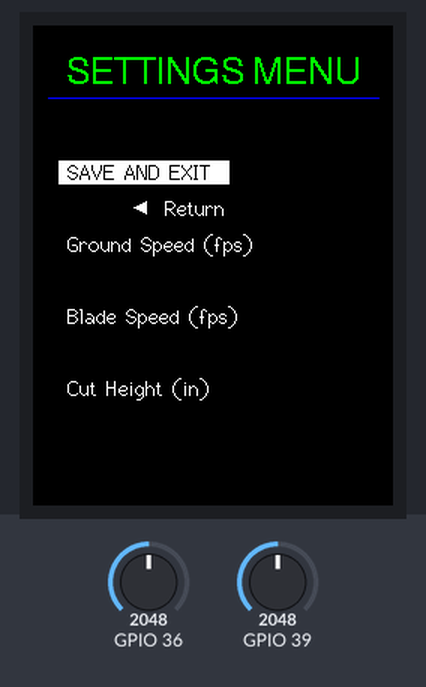
Recording of a sketch running on a simulated ESP32. Parts: 240×320 colour display. The inputs (shaded band) are chosen by the test bench; at power-on: GPIO 39 = 2048, GPIO 36 = 2048. What the sketch prints to the serial monitor is not drawn.

Above: at 1.4 s.
1.5 s: GPIO 39 set to 2177
4.5 s: GPIO 39 set to 2315
At 5.0 s:
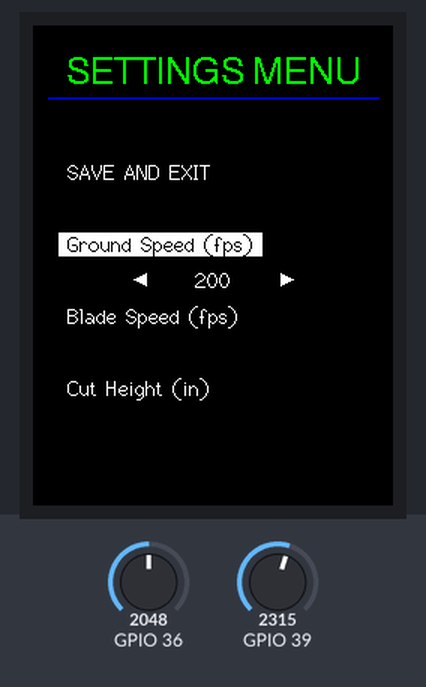
At 6.7 s:
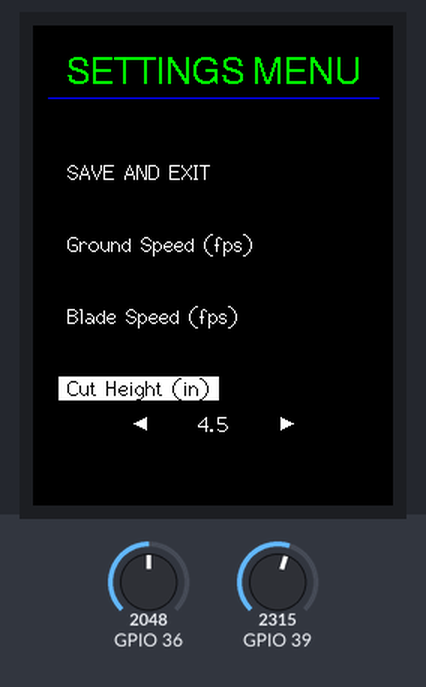
7.0 s: GPIO 36 set to 2866
9.8 s: GPIO 39 set to 1896
12.1 s: GPIO 39 set to 1805
At 14.5 s:
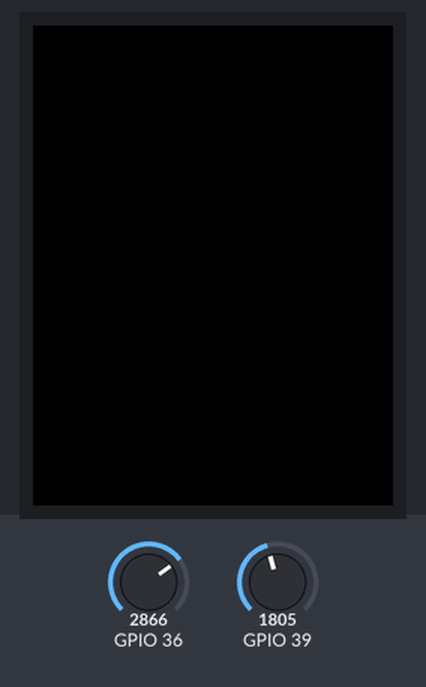
15.1 s: GPIO 36 set to 2300
16.9 s: GPIO 36 set to 2192
Timing chart, 0 to 19.8 s (numbered marks = the images above; inputs shaded):
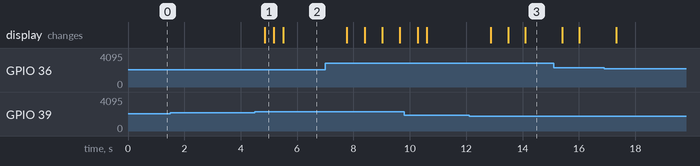

Measured:
- the behaviour switches between 2248 and 2249 on GPIO 39 (found by bisection; images 0 and 1)
- the behaviour switches between 1848 and 1847 on GPIO 39 (found by bisection; images 2 and 3)
- after the input at 1.5 s, every drawn part: stays the same
- after the input at 4.5 s, the display: changes after 0.34 s (image 1)
- after the input at 12.1 s, the display: first changes after 0.77 s (image 3 shows a later state)

The sketch:

tft_final_v1.ino
```cpp
#include <TFT_eSPI.h> // Hardware-specific library
#include <SPI.h> //enable spi for screen communication
#include <string.h>//plan to convert floats to strings and pad with " " to eliminate extra pixels

////////////////
///////  Joysticks (2 variable(s): navjoy and drivejoy)
////////////////
struct joystick
{
  int XPIN, YPIN; //gpio for input from joystick
  int X0, Y0, xval, yval;   //calibration and current values
  int THRESH_MOVE, THRESH_ZERO; //min to count as move and max to count as return to center
};

joystick navjoy={36, 39, 0, 0, 0, 0, 200, 1000}; //joystick for navigating menu
joystick drivejoy;//{XPIN?, YPIN?, 0, 0, 0, 0, 200, 1000, 0}; //joystick for controlling drive wheels

////////////////
///////  Screen (3 variable(s): current, grid, tft)
////////////////
struct current
{
  int page; //which layout template gets sent to display
  int row; //which row on layout is highlighted
  int col; //which row on layout is highlighted
  int flexvar1; //Flexible meaning based on context (Drivemode in dashboard, etc.)
  int flexvar2; //Flexible meaning (used as old drivestatus in dashboard)
};
current current;

struct grid
{
int x[4] = {0,17,125,180};  //x coords of interest
int y[4] = {17,90,158,230}; //y coord of section headings
int ROWHEIGHT = 16;        //px height for row
};
grid grid; //use for coordinates of interest when laying out dashboard

TFT_eSPI tft = TFT_eSPI(); // create screen to receive draw commands

////////////////
///////  Mower (2 variable(s): tx_msg and rx_msg)
////////////////
struct tx_msg
{
  int com_wheel_l, com_wheel_r, com_blade; // (current) commands from controller
  int target_wheel, target_blade, target_height; //target maximum values (mostly extraneous for tx, but had to put somewhere)
  float volts_controller; //don't need to tx, but again, needs to go somewhere
};
tx_msg tx_msg={0,0,0,200,12000,45,12.1};

struct rx_msg
{
  float speed_bl, speed_br, power_bl, power_br;//blade speed and power
  float speed_wl, speed_wr; //wheel speed
  float volts_mower;
};
rx_msg rx_msg={12.1, 12.0, 435, 469, 201,150, 49.5};

////////////////
///////  Dashboard data aggregator (2 variable(s): data_color, dashsection)
////////////////
int data_color = TFT_YELLOW;
struct dashsection
  {
    char title[10];
    char label_col1[11];
    char label_col2[11];
    char label_row1[11];
    char label_row2[11];
    float data_r1c1;
    float data_r1c2;
    float data_r2c1;
    float data_r2c2;
  };
dashsection dashsection[]=
  {
    {"READY","","","","",0,0,0,0},
    {"BLADES","(kfpm)","(W)","Left","Right",rx_msg.speed_bl,rx_msg.power_bl,rx_msg.speed_br,rx_msg.power_br},
    {"WHEELS","(fpm)","","Left","Right",rx_msg.speed_wl,-1,rx_msg.speed_wr,-1},
    {"BATTERY","(V)","(%)","Controller","Motor",12.1,93,rx_msg.volts_mower,82}
  };

void setup()
{
  Serial.begin(9600);
  //joystick zero calibration (center stick before running)
  navjoy.X0 = analogRead(navjoy.XPIN);
  navjoy.Y0 = analogRead(navjoy.YPIN);

  //screen setup
  tft.begin();
  tft.setRotation(2);
  tft.fillScreen(TFT_BLACK);
  current.page = 0;

  //set dashboard to drigger full draw
  current.flexvar2 = -1;
  current.flexvar1 = 0;
}

void loop() {
  if(current.page == 0)
  {
    draw_menu();
    navjoyread_menu();
  }

  if (current.page == 1)
  {
    draw_dash();
    navjoyread_dash();
  }

  //listen for new message

  //update values from rx msg in
    //
}

int batt_est(int volts)
{
  return 93;
}
```

_joy.ino
```cpp
  void navjoyread_menu(void)
  {
    //put values and attributes into arrays for easy iteration
    int numoptions = 4;
    int tmp;
    //vals is an array of pointers to the variables, must dereference to get the value of the variable
    int *vals[numoptions] = {&current.page, &tx_msg.target_wheel, &tx_msg.target_blade, &tx_msg.target_height};
    int increment[numoptions]={1,10,100,5};
    int minval[numoptions]={0,50,8000,15}; //lowest allowable value
    int maxval[numoptions]={1,250,15000,55};//highest allowable value

    //read stick
    navjoy.xval = analogRead(navjoy.XPIN)-navjoy.X0 ;
    navjoy.xval *= -1;
    navjoy.yval = analogRead(navjoy.YPIN)-navjoy.Y0 ;

    //if y moves, increment/decrement current.row
    if (abs(navjoy.yval) > navjoy.THRESH_MOVE)
    {
     Serial.printf("before = %i \n",current.row);
      int up1ordown1 = navjoy.yval / abs(navjoy.yval);//magnitude=1, sign for up or down
      Serial.printf("up1ordown1 = %i \n",up1ordown1);
      tmp=current.row;
      current.row += up1ordown1;
      if (current.row < 0 || current.row >= numoptions)
      {current.row = tmp;}
      delay(300);

    }
    //if x moves, increment/decrement value in current.row
    if (abs(navjoy.xval) > navjoy.THRESH_MOVE)
    {
      // increment values
      int up1ordown1 = navjoy.xval / abs(navjoy.xval);//magnitude=1, sign for up or down
      tmp = *(vals[current.row]); //store current val of var pointed to by current.row
      *vals[current.row] += up1ordown1 * increment[current.row];

      //correct values if they fall outside of accepted range
      if (*vals[current.row] < minval[current.row] || *vals[current.row] > maxval[current.row])
        {*vals[current.row]=tmp;}
      delay(300);
    }

    //if x moves left when current.row==0, reset view to dashboard
    if (current.row == 0 && navjoy.xval < -navjoy.THRESH_MOVE)
    {
      changepage(1);
    }
  };

   void navjoyread_dash(void)
  {
    //read stick
    navjoy.xval = analogRead(navjoy.XPIN)-navjoy.X0 ;
    navjoy.xval *= -1;
    navjoy.yval = analogRead(navjoy.YPIN)-navjoy.Y0 ;

    //store drive mode in current.flexvar1 (0=idle,1=drive,2=cut)
    current.flexvar1=0;          //zero as default
    if (navjoy.xval > navjoy.THRESH_MOVE)
      {current.flexvar1 = 1;}    //allow drive if joy to the right
    if(current.flexvar1 == 1 && navjoy.yval > navjoy.THRESH_MOVE)
      {current.flexvar1 = 2;}    //allow cut if joy right and low

    //if idle and x moves low,return to settings menu
    if (current.flexvar1 == 0 && navjoy.xval < -navjoy.THRESH_MOVE)
    {
      //tapping left means stop showing dashboard and start showing main menu
      changepage(0);
    }
  };

  void changepage(int newpage)
  {
    //erase screen and set new page to be rendered
    current.page = newpage;

    //when changing current screen, reset all other vars to zero
    current.row = 0;
    current.col = 0;
    current.flexvar1 = 0;
    current.flexvar2 = -1;//to ensure full redraw of dash labels

    tft.fillScreen(TFT_BLACK);
    // tft.drawRect(0, 0, 240, 320, TFT_BLACK);

    delay(500);
  };
```

_mydash.ino
```cpp
void draw_dash()
{


  // // debug: draw pagenum and driving state
  // tft.setTextColor(TFT_WHITE, TFT_BLACK);
  // tft.drawNumber(current.page,20,20,4);

  // tft.drawNumber(current.flexvar1,220,20,4);

  // // Draw Header
  // tft.setTextColor(TFT_GREEN, TFT_BLACK);
  // tft.setTextDatum(TC_DATUM);
  // tft.drawString("Dashboard", 120,20,4);
  // tft.drawLine(10, 48, 230, 48, TFT_BLUE);

  //redraw whole screen on status change
  if (current.flexvar1 != current.flexvar2)
  {
    tft.fillScreen(TFT_BLACK);
    drawSTATUS(true,true);
    drawBLADES(1,true,false);
    drawWHEELS(2,true,false);
    drawBATTERY(3,true,true);
    current.flexvar2 = current.flexvar1;
  };

  //draw blade data only when cutting (status 2)
  if (current.flexvar1 == 2)
  {drawBLADES(1,false,true);}

  //draw wheel data when driving or cutting (status 1 or 2)
  if(current.flexvar1 >=1)
  {drawWHEELS(2,false,true);}

  //draw battery data always (status 0, 1, or 2)
  drawBATTERY(3,false,true);

};

void drawSTATUS(bool drawlabels, bool drawdata)
{
  int sectionnum = 0;//where to locate vertically
  int whichdata=0;//where in struct to look
  int line1_color, line2_color;//color of directions changes based on int current.flexvar1
  int y[] = {grid.y[sectionnum], grid.y[sectionnum] + grid.ROWHEIGHT, grid.y[sectionnum] + 2*grid.ROWHEIGHT, grid.y[sectionnum] + grid.ROWHEIGHT*3};

  if (drawlabels)
  {
    tft.setTextDatum(TL_DATUM);
    tft.setTextColor(TFT_GREEN, TFT_BLACK); //"STATUS:<CURRENT STATUS>" title always green
    switch(current.flexvar1)
    {
      case 1 :
        tft.drawString("STATUS: DRIVING", grid.x[1]-3, y[1]-10, 4);
        break;
      case 2 :
        tft.drawString("STATUS: CUTTING", grid.x[1]-3, y[1]-10, 4);
        break;
      default:
        tft.drawString("STATUS: IDLE", grid.x[1]-3, y[1]-10, 4);
        // draw bottom exit label
        tft.setTextDatum(TC_DATUM);
        tft.setTextColor(TFT_YELLOW, TFT_RED);
        tft.drawString("  Tap (LEFT) to change settings  ", 120, 300, 2);
        break;
    }
  }

   tft.setTextDatum(TL_DATUM);
    tft.setTextColor(TFT_GREEN, TFT_BLACK); //"STATUS:<CURRENT STATUS>" title always green
  switch(current.flexvar1)
  {
    case 1 :
      {line1_color = TFT_DARKGREY;
      line2_color = TFT_YELLOW;
      break;}
    case 2 :
      {tft.setTextColor(TFT_YELLOW, TFT_RED);
      tft.drawString("RELEASE THE STICK to stop", grid.x[1], y[3]+6, 2);
      break;}
    default:
      {line1_color = TFT_YELLOW;
      line2_color = TFT_YELLOW;
      //draw exit instructions at bottom
      tft.setTextDatum(TC_DATUM);
      tft.setTextColor(TFT_YELLOW, TFT_RED);
      tft.drawString("  Tap (LEFT) to change settings  ", 120, 300, 2);
      break;}
  }

    int line_yoffset = 15;
    tft.drawLine(10, 48, 230, 48, TFT_BLUE);


  tft.setTextDatum(TL_DATUM);
  if (current.flexvar1 ==0 || current.flexvar1 == 1)
    {
    tft.setTextColor(line1_color, TFT_BLACK);
    tft.drawString("Hold (RIGHT) to drive...", grid.x[1], y[2]+4, 2);
    tft.setTextColor(line2_color, TFT_BLACK);
    tft.drawString("then also hold (DOWN) to cut", grid.x[1], y[3]+6, 2);
    }
}

void drawBLADES(int sectionnum, bool drawlabels, bool drawdata)
{
  int whichdata=1;
  //y values
  int y[] = {grid.y[sectionnum], grid.y[sectionnum] + grid.ROWHEIGHT, grid.y[sectionnum] + 2*grid.ROWHEIGHT, grid.y[sectionnum] + grid.ROWHEIGHT*3};

  if (drawlabels)
  {
    tft.setTextColor(TFT_GREEN, TFT_BLACK);

    tft.setTextDatum(TL_DATUM);
    tft.drawString(dashsection[whichdata].title, grid.x[1], y[1], 2);
    tft.drawString(dashsection[whichdata].label_row1, grid.x[1], y[2], 2);
    tft.drawString(dashsection[whichdata].label_row2, grid.x[1], y[3], 2);

    tft.setTextDatum(TC_DATUM);
    tft.drawString(dashsection[whichdata].label_col1, grid.x[2], y[1], 2);
    tft.drawString(dashsection[whichdata].label_col2, grid.x[3], y[1], 2);

    int line_yoffset = 15;
    tft.drawLine(10, y[1]+line_yoffset, 230, y[1]+line_yoffset, TFT_BLUE);
  }
  if (drawdata)
  {
    tft.setTextDatum(TC_DATUM);
    tft.setTextColor(data_color, TFT_BLACK);

    tft.drawFloat(dashsection[whichdata].data_r1c1, 1, grid.x[2], y[2], 2);
    tft.drawFloat(dashsection[whichdata].data_r1c2, 0, grid.x[3], y[2], 2);
    tft.drawFloat(dashsection[whichdata].data_r2c1, 1, grid.x[2], y[3], 2);
    tft.drawFloat(dashsection[whichdata].data_r2c2, 0, grid.x[3], y[3], 2);
  }
}
void drawWHEELS(int sectionnum, bool drawlabels, bool drawdata)
{
  //y values
  int whichdata=2;
  int y[] = {grid.y[sectionnum], grid.y[sectionnum] + grid.ROWHEIGHT, grid.y[sectionnum] + 2*grid.ROWHEIGHT, grid.y[sectionnum] + grid.ROWHEIGHT*3};

  if (drawlabels)
  {
    tft.setTextDatum(TL_DATUM);
    tft.setTextColor(TFT_GREEN, TFT_BLACK);
    tft.drawString(dashsection[whichdata].title, grid.x[1], y[1], 2);
    tft.drawString(dashsection[whichdata].label_row1, grid.x[1], y[2], 2);
    tft.drawString(dashsection[whichdata].label_row2, grid.x[1], y[3], 2);
    tft.setTextDatum(TC_DATUM);
    tft.drawString(dashsection[whichdata].label_col1, grid.x[2], y[1], 2);

    int line_yoffset = 15;
    tft.drawLine(10, y[1]+line_yoffset, 230, y[1]+line_yoffset, TFT_BLUE);
  }
  if (drawdata)
  {
    tft.setTextDatum(TC_DATUM);
    tft.setTextColor(data_color, TFT_BLACK);
    tft.drawFloat(dashsection[whichdata].data_r1c1, 0, grid.x[2], y[2], 2);
    tft.drawFloat(dashsection[whichdata].data_r2c1, 0, grid.x[2], y[3], 2);
  }
}
void drawBATTERY(int sectionnum, bool drawlabels, bool drawdata)
{
  int whichdata = 3;
  //y values
  int y[] = {grid.y[sectionnum], grid.y[sectionnum] + grid.ROWHEIGHT, grid.y[sectionnum] + 2*grid.ROWHEIGHT, grid.y[sectionnum] + grid.ROWHEIGHT*3};

 if (drawlabels)
  {
    tft.setTextColor(TFT_GREEN, TFT_BLACK);

    tft.setTextDatum(TL_DATUM);
    tft.drawString(dashsection[whichdata].title, grid.x[1], y[1], 2);
    tft.drawString(dashsection[whichdata].label_row1, grid.x[1], y[2], 2);
    tft.drawString(dashsection[whichdata].label_row2, grid.x[1], y[3], 2);

    tft.setTextDatum(TC_DATUM);
    tft.drawString(dashsection[whichdata].label_col1, grid.x[2], y[1], 2);
    tft.drawString(dashsection[whichdata].label_col2, grid.x[3], y[1], 2);

    int line_yoffset = 15;
    tft.drawLine(10, y[1]+line_yoffset, 230, y[1]+line_yoffset, TFT_BLUE);
  }

  if (drawdata)
    {
    tft.setTextDatum(TC_DATUM);
    tft.setTextColor(data_color, TFT_BLACK);

    tft.drawFloat(dashsection[whichdata].data_r1c1, 1, grid.x[2], y[2], 2);
    tft.drawFloat(dashsection[whichdata].data_r1c2, 0, grid.x[3], y[2], 2);
    tft.drawFloat(dashsection[whichdata].data_r2c1, 1, grid.x[2], y[3], 2);
    tft.drawFloat(dashsection[whichdata].data_r2c2, 0, grid.x[3], y[3], 2);
  }

}
```

_mymenu.ino
```cpp
void draw_menu(void)
{
  //put values to display in arrays for access in easy iteration
  int numoptions = 4; //how many menu uptions (length of arrays)
  const char *labels[numoptions] = {" SAVE AND EXIT  ", " Ground Speed (fps) ", " Blade Speed (fps) ", " Cut Height (in) "};
  float vals[numoptions]={0.0,(float)tx_msg.target_wheel, (float)tx_msg.target_blade, (float)tx_msg.target_height/10};//target_wheel, target_blade, target_height
  int precision[numoptions] = {0,0,0,1};//decimals to print for values

  //define placeholders for colors of highlighted, regular, and hidden features
  int labeltxt, labelbg, value, arrow; // colors formaking values visible or hidden

  // Draw title
  tft.setTextColor(TFT_GREEN, TFT_BLACK);
  tft.setTextDatum(TC_DATUM);
  tft.drawString("SETTINGS MENU", 120,20,4);
  tft.drawLine(10, 48, 230, 48, TFT_BLUE);

  //Draw out the 4 strings at the 4 locations defined in grid.y[xxxxxx]
  int yloc=grid.y[1]; //set vertical location of first menu option

  for (int i=0; i<numoptions; i++)
  {
    //Set colors for active or not
    if (i == current.row) //highlighted label, white value and nav arrows
    {
      labeltxt = TFT_BLACK;
      labelbg = TFT_WHITE;
      value = TFT_WHITE;
      arrow = TFT_WHITE;
    }
    else //all the other rows have white labels, hidden value and nav arrows
    {
      labeltxt = TFT_WHITE;
      labelbg = TFT_BLACK;
      value = TFT_BLACK;
      arrow = TFT_BLACK;
    }

    //Draw label
    tft.setTextDatum(TL_DATUM);                    //set datum
    tft.setTextColor(labeltxt, labelbg);        //normal text
    tft.drawString(labels[i], grid.x[1],yloc,2);  //draw label

    yloc += 1.5*grid.ROWHEIGHT;

    //Draw nav arrows
    int centeroffset = 45;
    int center=120;
    int w=8;
    int h=8;
    int y=yloc+7;

    //every row gets the arrow drawn left...
    tft.fillTriangle(center-centeroffset-w, y, center-centeroffset, y+h/2, center-centeroffset, y-h/2, arrow);
    tft.setTextDatum(TC_DATUM);                    //set datum
    tft.setTextColor(value, TFT_BLACK);

    //...the first element doesn't get a right arrow or numeric value shown
    if (i == 0)
      {
        tft.drawString("Return    ", 120,yloc,2); //draw this in special
      }

    if (i>0)
    {
      tft.fillTriangle(center+centeroffset+w, y, center+centeroffset, y+h/2, center+centeroffset, y-h/2, arrow);
      String mystring = String(vals[i],precision[i]);
      tft.drawString(String(" "+ mystring + " "),120,yloc,2);
    }

    yloc += 1.5*grid.ROWHEIGHT; //move down for next label
    }
};
```
